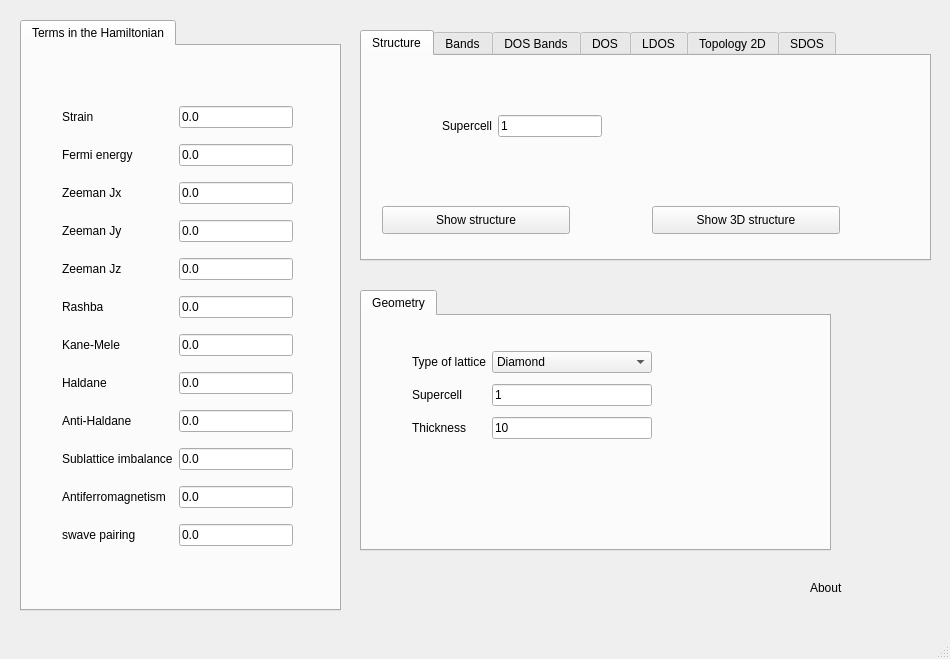
<?xml version="1.0" encoding="UTF-8"?>
<ui version="4.0">
 <class>MainWindow</class>
 <widget class="QMainWindow" name="MainWindow">
  <property name="geometry">
   <rect>
    <x>0</x>
    <y>0</y>
    <width>950</width>
    <height>659</height>
   </rect>
  </property>
  <property name="windowTitle">
   <string>2D films</string>
  </property>
  <widget class="QWidget" name="centralwidget">
   <widget class="QTabWidget" name="tabWidget">
    <property name="geometry">
     <rect>
      <x>360</x>
      <y>290</y>
      <width>471</width>
      <height>261</height>
     </rect>
    </property>
    <property name="currentIndex">
     <number>0</number>
    </property>
    <property name="documentMode">
     <bool>false</bool>
    </property>
    <property name="tabsClosable">
     <bool>false</bool>
    </property>
    <property name="movable">
     <bool>false</bool>
    </property>
    <widget class="QWidget" name="tab_2">
     <attribute name="title">
      <string>Geometry</string>
     </attribute>
     <widget class="QWidget" name="gridLayoutWidget_4">
      <property name="geometry">
       <rect>
        <x>50</x>
        <y>30</y>
        <width>240</width>
        <height>100</height>
       </rect>
      </property>
      <layout class="QGridLayout" name="gridLayout_4">
       <item row="1" column="1">
        <widget class="QLineEdit" name="nsuper">
         <property name="text">
          <string>1</string>
         </property>
        </widget>
       </item>
       <item row="1" column="0">
        <widget class="QLabel" name="label_6">
         <property name="text">
          <string>Supercell</string>
         </property>
        </widget>
       </item>
       <item row="0" column="0">
        <widget class="QLabel" name="label_8">
         <property name="text">
          <string>Type of lattice</string>
         </property>
        </widget>
       </item>
       <item row="0" column="1">
        <widget class="QComboBox" name="lattice">
         <item>
          <property name="text">
           <string>Diamond</string>
          </property>
         </item>
         <item>
          <property name="text">
           <string>Cubic</string>
          </property>
         </item>
         <item>
          <property name="text">
           <string>Pyrochlore</string>
          </property>
         </item>
        </widget>
       </item>
       <item row="2" column="1">
        <widget class="QLineEdit" name="thickness">
         <property name="text">
          <string>10</string>
         </property>
        </widget>
       </item>
       <item row="2" column="0">
        <widget class="QLabel" name="label_43">
         <property name="text">
          <string>Thickness</string>
         </property>
        </widget>
       </item>
      </layout>
     </widget>
    </widget>
   </widget>
   <widget class="QTabWidget" name="tabWidget_2">
    <property name="geometry">
     <rect>
      <x>20</x>
      <y>20</y>
      <width>321</width>
      <height>591</height>
     </rect>
    </property>
    <property name="currentIndex">
     <number>0</number>
    </property>
    <widget class="QWidget" name="tab_3">
     <attribute name="title">
      <string>Terms in the Hamiltonian</string>
     </attribute>
     <widget class="QWidget" name="gridLayoutWidget">
      <property name="geometry">
       <rect>
        <x>40</x>
        <y>50</y>
        <width>231</width>
        <height>464</height>
       </rect>
      </property>
      <layout class="QGridLayout" name="gridLayout">
       <item row="1" column="1">
        <widget class="QLineEdit" name="fermi">
         <property name="enabled">
          <bool>true</bool>
         </property>
         <property name="text">
          <string>0.0</string>
         </property>
        </widget>
       </item>
       <item row="5" column="1">
        <widget class="QLineEdit" name="rashba">
         <property name="text">
          <string>0.0</string>
         </property>
        </widget>
       </item>
       <item row="9" column="1">
        <widget class="QLineEdit" name="mAB">
         <property name="text">
          <string>0.0</string>
         </property>
        </widget>
       </item>
       <item row="6" column="0">
        <widget class="QLabel" name="label_11">
         <property name="text">
          <string>Kane-Mele</string>
         </property>
        </widget>
       </item>
       <item row="3" column="0">
        <widget class="QLabel" name="label_4">
         <property name="text">
          <string>Zeeman Jy</string>
         </property>
        </widget>
       </item>
       <item row="2" column="0">
        <widget class="QLabel" name="label_3">
         <property name="text">
          <string>Zeeman Jx</string>
         </property>
        </widget>
       </item>
       <item row="4" column="0">
        <widget class="QLabel" name="label_5">
         <property name="text">
          <string>Zeeman Jz</string>
         </property>
        </widget>
       </item>
       <item row="8" column="0">
        <widget class="QLabel" name="label_25">
         <property name="text">
          <string>Anti-Haldane</string>
         </property>
        </widget>
       </item>
       <item row="6" column="1">
        <widget class="QLineEdit" name="kanemele">
         <property name="text">
          <string>0.0</string>
         </property>
        </widget>
       </item>
       <item row="10" column="1">
        <widget class="QLineEdit" name="mAF">
         <property name="text">
          <string>0.0</string>
         </property>
        </widget>
       </item>
       <item row="5" column="0">
        <widget class="QLabel" name="label_10">
         <property name="text">
          <string>Rashba</string>
         </property>
        </widget>
       </item>
       <item row="10" column="0">
        <widget class="QLabel" name="label_13">
         <property name="text">
          <string>Antiferromagnetism</string>
         </property>
        </widget>
       </item>
       <item row="9" column="0">
        <widget class="QLabel" name="label_12">
         <property name="text">
          <string>Sublattice imbalance</string>
         </property>
        </widget>
       </item>
       <item row="7" column="0">
        <widget class="QLabel" name="label_24">
         <property name="text">
          <string>Haldane</string>
         </property>
        </widget>
       </item>
       <item row="11" column="0">
        <widget class="QLabel" name="label_26">
         <property name="text">
          <string>swave pairing</string>
         </property>
        </widget>
       </item>
       <item row="7" column="1">
        <widget class="QLineEdit" name="haldane">
         <property name="text">
          <string>0.0</string>
         </property>
        </widget>
       </item>
       <item row="3" column="1">
        <widget class="QLineEdit" name="By">
         <property name="text">
          <string>0.0</string>
         </property>
        </widget>
       </item>
       <item row="1" column="0">
        <widget class="QLabel" name="label">
         <property name="text">
          <string>Fermi energy</string>
         </property>
        </widget>
       </item>
       <item row="4" column="1">
        <widget class="QLineEdit" name="Bz">
         <property name="text">
          <string>0.0</string>
         </property>
        </widget>
       </item>
       <item row="2" column="1">
        <widget class="QLineEdit" name="Bx">
         <property name="text">
          <string>0.0</string>
         </property>
        </widget>
       </item>
       <item row="8" column="1">
        <widget class="QLineEdit" name="antihaldane">
         <property name="text">
          <string>0.0</string>
         </property>
        </widget>
       </item>
       <item row="11" column="1">
        <widget class="QLineEdit" name="swave">
         <property name="text">
          <string>0.0</string>
         </property>
        </widget>
       </item>
       <item row="0" column="0">
        <widget class="QLabel" name="label_44">
         <property name="text">
          <string>Strain</string>
         </property>
        </widget>
       </item>
       <item row="0" column="1">
        <widget class="QLineEdit" name="strain">
         <property name="text">
          <string>0.0</string>
         </property>
        </widget>
       </item>
      </layout>
     </widget>
    </widget>
   </widget>
   <widget class="QTabWidget" name="tabWidget_3">
    <property name="geometry">
     <rect>
      <x>360</x>
      <y>30</y>
      <width>571</width>
      <height>231</height>
     </rect>
    </property>
    <property name="currentIndex">
     <number>0</number>
    </property>
    <widget class="QWidget" name="tab_4">
     <attribute name="title">
      <string>Structure</string>
     </attribute>
     <widget class="QPushButton" name="show_structure">
      <property name="geometry">
       <rect>
        <x>20</x>
        <y>150</y>
        <width>188</width>
        <height>28</height>
       </rect>
      </property>
      <property name="text">
       <string>Show structure</string>
      </property>
     </widget>
     <widget class="QWidget" name="gridLayoutWidget_3">
      <property name="geometry">
       <rect>
        <x>80</x>
        <y>30</y>
        <width>160</width>
        <height>80</height>
       </rect>
      </property>
      <layout class="QGridLayout" name="gridLayout_3">
       <item row="0" column="0">
        <widget class="QLabel" name="label_7">
         <property name="text">
          <string>Supercell</string>
         </property>
        </widget>
       </item>
       <item row="0" column="1">
        <widget class="QLineEdit" name="nsuper_struct">
         <property name="text">
          <string>1</string>
         </property>
        </widget>
       </item>
      </layout>
     </widget>
     <widget class="QPushButton" name="show_structure_3d">
      <property name="geometry">
       <rect>
        <x>290</x>
        <y>150</y>
        <width>188</width>
        <height>28</height>
       </rect>
      </property>
      <property name="text">
       <string>Show 3D structure</string>
      </property>
     </widget>
    </widget>
    <widget class="QWidget" name="tab_5">
     <attribute name="title">
      <string>Bands</string>
     </attribute>
     <widget class="QPushButton" name="show_bands">
      <property name="geometry">
       <rect>
        <x>20</x>
        <y>30</y>
        <width>188</width>
        <height>28</height>
       </rect>
      </property>
      <property name="text">
       <string>Band structure</string>
      </property>
     </widget>
     <widget class="QWidget" name="gridLayoutWidget_2">
      <property name="geometry">
       <rect>
        <x>30</x>
        <y>70</y>
        <width>271</width>
        <height>121</height>
       </rect>
      </property>
      <layout class="QGridLayout" name="gridLayout_2">
       <item row="1" column="1">
        <widget class="QLineEdit" name="nk_bands">
         <property name="text">
          <string>100</string>
         </property>
        </widget>
       </item>
       <item row="0" column="0">
        <widget class="QLabel" name="label_15">
         <property name="text">
          <string>Operator</string>
         </property>
        </widget>
       </item>
       <item row="0" column="1">
        <widget class="QComboBox" name="bands_color">
         <property name="currentIndex">
          <number>0</number>
         </property>
         <item>
          <property name="text">
           <string>None</string>
          </property>
         </item>
         <item>
          <property name="text">
           <string>Interface</string>
          </property>
         </item>
         <item>
          <property name="text">
           <string>z-position</string>
          </property>
         </item>
         <item>
          <property name="text">
           <string>Sx</string>
          </property>
         </item>
         <item>
          <property name="text">
           <string>Sy</string>
          </property>
         </item>
         <item>
          <property name="text">
           <string>Sz</string>
          </property>
         </item>
         <item>
          <property name="text">
           <string>Valley</string>
          </property>
         </item>
        </widget>
       </item>
       <item row="1" column="0">
        <widget class="QLabel" name="label_9">
         <property name="text">
          <string># kpoints</string>
         </property>
        </widget>
       </item>
      </layout>
     </widget>
    </widget>
    <widget class="QWidget" name="tab_9">
     <attribute name="title">
      <string>DOS Bands</string>
     </attribute>
     <widget class="QPushButton" name="show_dosbands">
      <property name="geometry">
       <rect>
        <x>260</x>
        <y>150</y>
        <width>171</width>
        <height>28</height>
       </rect>
      </property>
      <property name="toolTip">
       <string>This is equivalent to band structure calculation, but it can be applied for very large systems</string>
      </property>
      <property name="text">
       <string>Show DOS Bands</string>
      </property>
     </widget>
     <widget class="QWidget" name="gridLayoutWidget_11">
      <property name="geometry">
       <rect>
        <x>30</x>
        <y>20</y>
        <width>201</width>
        <height>176</height>
       </rect>
      </property>
      <layout class="QGridLayout" name="gridLayout_11">
       <item row="0" column="1">
        <widget class="QLineEdit" name="delta_kbands">
         <property name="text">
          <string>0.01</string>
         </property>
        </widget>
       </item>
       <item row="0" column="0">
        <widget class="QLabel" name="label_27">
         <property name="text">
          <string>Smearing</string>
         </property>
        </widget>
       </item>
       <item row="1" column="1">
        <widget class="QLineEdit" name="ne_kbands">
         <property name="text">
          <string>400</string>
         </property>
        </widget>
       </item>
       <item row="1" column="0">
        <widget class="QLabel" name="label_28">
         <property name="text">
          <string># of energies</string>
         </property>
        </widget>
       </item>
       <item row="2" column="0">
        <widget class="QLabel" name="label_29">
         <property name="text">
          <string>Energy window</string>
         </property>
        </widget>
       </item>
       <item row="2" column="1">
        <widget class="QLineEdit" name="window_kbands">
         <property name="text">
          <string>3.0</string>
         </property>
        </widget>
       </item>
       <item row="3" column="0">
        <widget class="QLabel" name="label_30">
         <property name="text">
          <string>KPM scale</string>
         </property>
        </widget>
       </item>
       <item row="3" column="1">
        <widget class="QLineEdit" name="scale_kbands">
         <property name="text">
          <string>10.0</string>
         </property>
        </widget>
       </item>
       <item row="4" column="0">
        <widget class="QLabel" name="label_31">
         <property name="text">
          <string># vectors</string>
         </property>
        </widget>
       </item>
       <item row="4" column="1">
        <widget class="QLineEdit" name="nv_kbands">
         <property name="text">
          <string>10</string>
         </property>
        </widget>
       </item>
      </layout>
     </widget>
    </widget>
    <widget class="QWidget" name="tab_6">
     <attribute name="title">
      <string>DOS</string>
     </attribute>
     <widget class="QPushButton" name="show_dos">
      <property name="geometry">
       <rect>
        <x>50</x>
        <y>40</y>
        <width>188</width>
        <height>28</height>
       </rect>
      </property>
      <property name="text">
       <string>Density of states</string>
      </property>
     </widget>
     <widget class="QWidget" name="gridLayoutWidget_5">
      <property name="geometry">
       <rect>
        <x>60</x>
        <y>87</y>
        <width>211</width>
        <height>81</height>
       </rect>
      </property>
      <layout class="QGridLayout" name="gridLayout_5">
       <item row="0" column="0">
        <widget class="QLabel" name="label_16">
         <property name="text">
          <string>Smearing</string>
         </property>
        </widget>
       </item>
       <item row="0" column="1">
        <widget class="QLineEdit" name="DOS_smearing">
         <property name="text">
          <string>0.01</string>
         </property>
        </widget>
       </item>
      </layout>
     </widget>
    </widget>
    <widget class="QWidget" name="tab_7">
     <attribute name="title">
      <string>LDOS</string>
     </attribute>
     <widget class="QWidget" name="gridLayoutWidget_6">
      <property name="geometry">
       <rect>
        <x>20</x>
        <y>20</y>
        <width>291</width>
        <height>140</height>
       </rect>
      </property>
      <layout class="QGridLayout" name="gridLayout_6">
       <item row="2" column="1">
        <widget class="QLineEdit" name="nk_ldos">
         <property name="text">
          <string>20</string>
         </property>
        </widget>
       </item>
       <item row="3" column="1">
        <widget class="QLineEdit" name="delta_ldos">
         <property name="text">
          <string>0.01</string>
         </property>
        </widget>
       </item>
       <item row="2" column="0">
        <widget class="QLabel" name="label_17">
         <property name="text">
          <string># of kpoints</string>
         </property>
        </widget>
       </item>
       <item row="3" column="0">
        <widget class="QLabel" name="label_18">
         <property name="text">
          <string>Smearing</string>
         </property>
        </widget>
       </item>
       <item row="0" column="0">
        <widget class="QLabel" name="label_2">
         <property name="text">
          <string>Energy window</string>
         </property>
        </widget>
       </item>
       <item row="0" column="1">
        <widget class="QLineEdit" name="window_ldos">
         <property name="text">
          <string>0.5</string>
         </property>
        </widget>
       </item>
       <item row="1" column="0">
        <widget class="QLabel" name="label_35">
         <property name="text">
          <string># of energies</string>
         </property>
        </widget>
       </item>
       <item row="1" column="1">
        <widget class="QLineEdit" name="ne_ldos">
         <property name="text">
          <string>300</string>
         </property>
        </widget>
       </item>
      </layout>
     </widget>
     <widget class="QPushButton" name="show_ldos">
      <property name="geometry">
       <rect>
        <x>370</x>
        <y>100</y>
        <width>121</width>
        <height>28</height>
       </rect>
      </property>
      <property name="text">
       <string>Show LDOS</string>
      </property>
     </widget>
    </widget>
    <widget class="QWidget" name="tab_10">
     <attribute name="title">
      <string>Topology 2D</string>
     </attribute>
     <widget class="QWidget" name="gridLayoutWidget_7">
      <property name="geometry">
       <rect>
        <x>290</x>
        <y>40</y>
        <width>165</width>
        <height>132</height>
       </rect>
      </property>
      <layout class="QGridLayout" name="gridLayout_7">
       <item row="3" column="0">
        <widget class="QPushButton" name="show_chern">
         <property name="enabled">
          <bool>false</bool>
         </property>
         <property name="text">
          <string>Chern number</string>
         </property>
        </widget>
       </item>
       <item row="2" column="0">
        <widget class="QPushButton" name="show_z2">
         <property name="text">
          <string>Z2 invariant</string>
         </property>
        </widget>
       </item>
       <item row="1" column="0">
        <widget class="QPushButton" name="show_berry2d">
         <property name="text">
          <string>2D Berry curvature</string>
         </property>
        </widget>
       </item>
       <item row="0" column="0">
        <widget class="QPushButton" name="show_berry1d">
         <property name="text">
          <string>1D Berry curvature</string>
         </property>
        </widget>
       </item>
      </layout>
     </widget>
     <widget class="QWidget" name="gridLayoutWidget_8">
      <property name="geometry">
       <rect>
        <x>30</x>
        <y>30</y>
        <width>160</width>
        <height>80</height>
       </rect>
      </property>
      <layout class="QGridLayout" name="gridLayout_8">
       <item row="0" column="1">
        <widget class="QLineEdit" name="nk_topology">
         <property name="text">
          <string>200</string>
         </property>
        </widget>
       </item>
       <item row="0" column="0">
        <widget class="QLabel" name="label_19">
         <property name="text">
          <string># kpoints</string>
         </property>
        </widget>
       </item>
      </layout>
     </widget>
    </widget>
    <widget class="QWidget" name="tab">
     <attribute name="title">
      <string>SDOS</string>
     </attribute>
     <widget class="QWidget" name="gridLayoutWidget_9">
      <property name="geometry">
       <rect>
        <x>40</x>
        <y>40</y>
        <width>201</width>
        <height>80</height>
       </rect>
      </property>
      <layout class="QGridLayout" name="gridLayout_9">
       <item row="0" column="1">
        <widget class="QLineEdit" name="ewindow_kdos">
         <property name="text">
          <string>0.5</string>
         </property>
        </widget>
       </item>
       <item row="0" column="0">
        <widget class="QLabel" name="label_20">
         <property name="text">
          <string>Energy window</string>
         </property>
        </widget>
       </item>
       <item row="1" column="1">
        <widget class="QLineEdit" name="mesh_kdos">
         <property name="text">
          <string>100</string>
         </property>
        </widget>
       </item>
       <item row="1" column="0">
        <widget class="QLabel" name="label_21">
         <property name="text">
          <string># of points</string>
         </property>
        </widget>
       </item>
      </layout>
     </widget>
     <widget class="QPushButton" name="show_kdos">
      <property name="geometry">
       <rect>
        <x>50</x>
        <y>150</y>
        <width>171</width>
        <height>28</height>
       </rect>
      </property>
      <property name="text">
       <string>Show Surface DOS</string>
      </property>
     </widget>
    </widget>
   </widget>
   <widget class="QLabel" name="label_46">
    <property name="geometry">
     <rect>
      <x>810</x>
      <y>578</y>
      <width>51</width>
      <height>20</height>
     </rect>
    </property>
    <property name="toolTip">
     <string>This module allows to compute heterostructures consisting of two different films. You have to specify the parameters of the two films</string>
    </property>
    <property name="text">
     <string>About</string>
    </property>
   </widget>
  </widget>
  <widget class="QMenuBar" name="menubar">
   <property name="geometry">
    <rect>
     <x>0</x>
     <y>0</y>
     <width>950</width>
     <height>24</height>
    </rect>
   </property>
  </widget>
  <widget class="QStatusBar" name="statusbar"/>
 </widget>
 <resources/>
 <connections/>
</ui>
